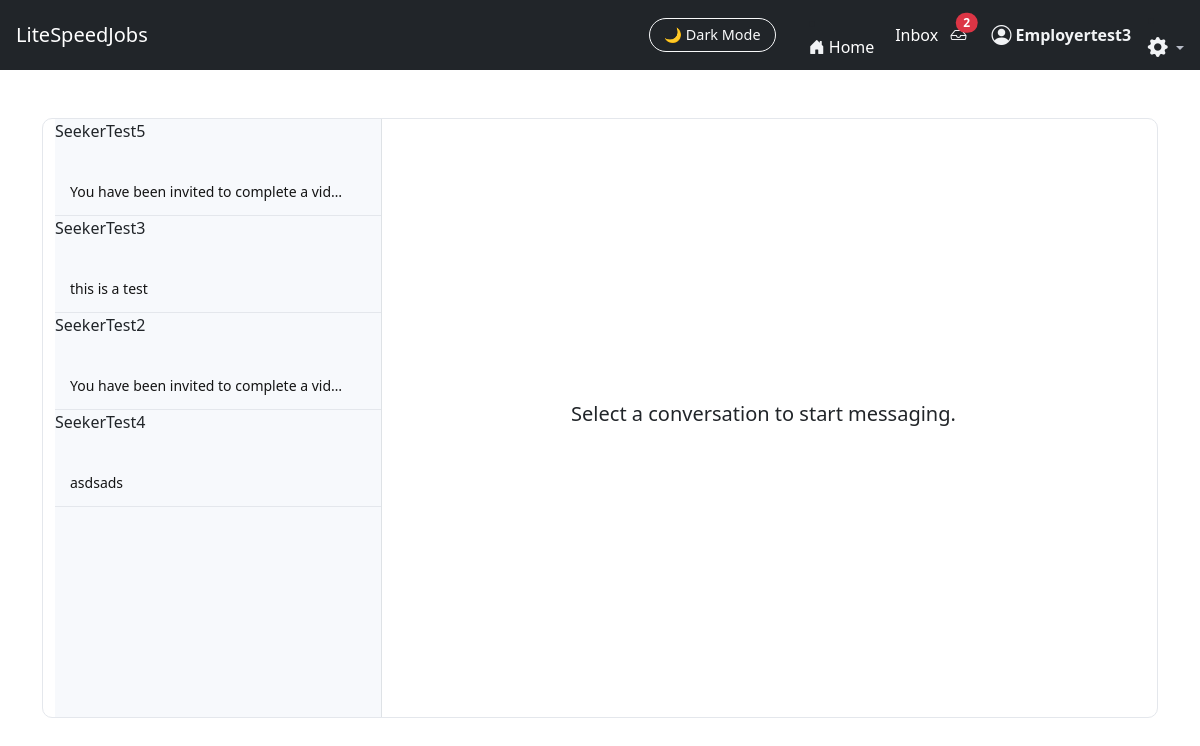
The page /JobFinder_app/messages/ (signed in) on the database its author committed.
### JobFinder_app/models.py (models this page shows, shortened)
class Conversation(models.Model):
    user1 = models.ForeignKey(User, on_delete=models.CASCADE, related_name="conversations_as_user1", null=True, blank=True)
    user2 = models.ForeignKey(User, on_delete=models.CASCADE, related_name="conversations_as_user2",null=True, blank=True)
    job = models.ForeignKey("Job", null=True, blank=True, on_delete=models.CASCADE)
    created_at = models.DateTimeField(auto_now_add=True)
    def get_other_user(self, me):
        return self.user2 if me == self.user1 else self.user1

class Message(models.Model):
    sender = models.ForeignKey(
        User, on_delete=models.CASCADE, related_name="sent_messages"
    )
    receiver = models.ForeignKey(
        User, on_delete=models.CASCADE, related_name="received_messages"
    )
    conversation = models.ForeignKey("Conversation", on_delete=models.CASCADE, related_name="messages", null=True, blank=True)
    subject = models.CharField(max_length=255)
    body = models.TextField(blank=True, default="The body was not filled in.")
    attachement = models.FileField(upload_to="messages_attachments/", null=True, blank=True)
    job = models.ForeignKey(Job, on_delete=models.CASCADE, null=True, blank=True)
    created_at = models.DateTimeField(auto_now_add=True)
    is_read = models.BooleanField(default=False)

### JobFinder_app/views.py (the view, shortened to what this page needs)
# urls.py: path("messages/", views.inbox_pro, name="inbox_pro"),
@login_required
def inbox_pro(request):
    unread_count = Message.objects.filter(
        receiver=request.user,
        is_read=False
    ).count()
    conversations = Conversation.objects.filter(
        Q(user1=request.user) | Q(user2=request.user)
    ).order_by("-created_at")
    convo_id = request.GET.get("c")
    active_conversation = None
    return render(request, "JobFinder_app/inbox_pro.html", {
        "conversations": conversations,
        "active_conversation": active_conversation,
        "unread_count": unread_count,
    })

### JobFinder_app/context_processors.py (called while the page is built)
def unread_message_count(request):
    if request.user.is_authenticated:
        return {
            "unread_count": Message.objects.filter(
                receiver=request.user,
                is_read=False
            ).count()
        }
    return {}

### JobFinder_app/templatetags/message_tags.py (called while the page is built)
@register.filter
def other_user(conversation, user):
    return conversation.get_other_user(user)

### JobFinder_app/templates/JobFinder_app/inbox_pro.html (shortened to what this page needs)
{% extends "JobFinder_app/base.html" %}
{% load message_tags %}
{% block content %}
<div class="container mt-4 inbox-container">
    <div class="conversation-list">
        {% for convo in conversations %}
            {% with other=convo|other_user:request.user %}
                {{ other.username }}
            {% endwith %}
                <a href="{% url 'conversation_view' convo.id %}" class="text-decoration-none text-reset">
                    <div class="conversation-item {% if active_conversation and active_conversation.id == convo.id %}active{% endif %}">
                        <strong>{{ other.username }}</strong><br>
                        <small class="dark-muted">
                            {% with last=convo.messages.last %}
                                {% if last %}
                                    {{ last.body|default:"(attachment)"|truncatechars:40 }}
                                {% else %}
                                    No messages yet
                                {% endif %}
                            {% endwith %}
                        </small>
                    </div>
                </a>
        {% empty %}
            <div class="p-3 dark-muted">No conversations yet.</div>
        {% endfor %}
    </div>
    <div class="chat-window">
        {% if active_conversation %}
            <div class="chat-messages" id="chatMessages">
                {% for msg in active_conversation.messages.all %}
                    <div class="message-bubble {% if msg.sender == request.user %}sent{% else %}received{% endif %}">
                        {% if msg.body %}
                            <div>{{ msg.body|urlize|linebreaks }}</div>
                        {% endif %}
                        {% if msg.attachment %}
                            {% if msg.attachment.url|lower|endswith:".mp4" or msg.attachment.url|lower|endswith:".webm" %}
                                <video src="{{ msg.attachment.url }}" controls style="max-width: 100%; margin-top: 5px;"></video>
                            {% else %}
                                <a href="{{ msg.attachment.url }}" target="_blank" class="d-block mt-2">
                                    📎 Download attachment
                                </a>
                            {% endif %}
                        {% endif %}
                        <small class="message-meta d-block mt-1" style="font-size: 0.75rem;">
                            {{ msg.sender.username }} • {{ msg.created_at|date:"M d, H:i" }}
                        </small>
                    </div>
                {% endfor %}
            </div>
            <form method="POST" action="{% url 'conversation_view' active_conversation.id %}">
                {% csrf_token %}
                <div class="input-group">
                    <input
                        type="text"
                        name="message"
                        class="form-control"
                        placeholder="Type a message..."
                        required
                    >
                    <button class="btn btn-primary" type="submit">
                        Send
                    </button>
                </div>
            </form>
        {% else %}
            <div class="d-flex justify-content-center align-items-center h-100">
                <h5 class="dark-muted">Select a conversation to start messaging.</h5>
            </div>
        {% endif %}
    </div>
</div>
{% endblock %}

### JobFinder_app/templates/JobFinder_app/base.html (shortened to what this page needs)
<!DOCTYPE html>
<html lang="en" data-theme="light">
<head>
    <link href="https://cdn.jsdelivr.net/npm/bootstrap@5.3.2/dist/css/bootstrap.min.css" rel="stylesheet">
    <link href="https://cdn.jsdelivr.net/npm/bootstrap-icons@1.11.1/font/bootstrap-icons.css" rel="stylesheet">
</head>
<body>
{% load message_tags %}
<nav class="navbar navbar-expand-lg navbar-dark bg-dark px-3">
    <a class="navbar-brand" href="/">LiteSpeedJobs</a>
    <div class="ms-auto d-flex align-items-center">
        <button id="darkModeToggle" class="btn btn-outline-light ms-3">
            🌙 Dark Mode
        </button>&nbsp;&nbsp;&nbsp;&nbsp;&nbsp;&nbsp;&nbsp;&nbsp;
        <li class="nav-item">
            <a class="nav-link d-flex align-items-center home-link"
            href="{% url 'landing' %}">
                <i class="bi bi-house-door-fill me-1 nav-icon"></i>
                <span class="d-none d-md-inline">Home</span>&nbsp;&nbsp;&nbsp;&nbsp;&nbsp;
            </a>
        </li>
        {% if user.is_authenticated %}
        <a href="{% url 'inbox_pro' %}" class="nav-link d-flex align-items-center home-link">Inbox</a>&nbsp;&nbsp;&nbsp;
        <a href="{% url 'inbox_pro' %}" class="nav-link position-relative">
            <i class="bi bi-inbox"></i>
            {% if unread_count and unread_count > 0 %}
                <span id="unreadBadge"
                    class="position-absolute top-0 start-100 translate-middle badge rounded-pill bg-danger">
                    {{ unread_count }}
                </span>
            {% endif %}
        </a>
        {% else %}
        <li class="nav-item">
            <a href="{% url 'login' %}" class="nav-link">
                <i class="bi bi-inbox"></i>
            </a>
        </li>
        {% endif %}&nbsp;&nbsp;&nbsp;&nbsp;&nbsp;&nbsp;
        {% if request.user.is_authenticated %}
            <a href="{% url 'role_redirect' %}"
                class="nav-link d-flex align-items-center gap-1 user-link">
                <i class="bi bi-person-circle nav-icon fs-5"></i>
             <span class="d-none d-md-inline">
                 <strong>{{ request.user.username }}</strong>&nbsp;&nbsp;&nbsp;&nbsp;
            </span>
        {% endif %}
        <li class="nav-item dropdown ">
            <a class="nav-link dropdown-toggle p-0 account_dropdown"
            style="color:var(--ls-dark-muted)"
            href="#"
            id="settingsDropdown"
            role="button"
            data-bs-toggle="dropdown"
            aria-expanded="false"
            data-bs-placement="bottom"
            title="Account settings">
                <i class="bi bi-gear-fill fs-5 text-white"></i>
            </a>
        </li>
    </div>
</nav>
<div class="container py-4">
    {% block content %}{% endblock %}
</div>
</body>
</html>

### JobFinder_app/templates/JobFinder_app/base.html (style rules this page uses)
:root { --ls-bg: #ffffff; --ls-bg-card: #f7f9fc; --ls-text: #141414; --ls-text-muted: #555; --ls-border: #e4e7ec; --ls-icon-color: #f1f3f5; --chat-bg: #fffffff5; --chat-panel-bg: #f8f9fa; --chat-border: #dee2e6; --chat-text: #212529; --chat-muted: #6c757d; --bubble-sent-bg: #0d6efd; --bubble-sent-text: #ffffff; --bubble-received-bg: #e9ecef; --bubble-received-text: #212529; --account-settings: #9de3f4; --ls-primary: #4dabf7; --ls-dark-bg: #0e1116; --ls-dark-bg-card: #1a1d24; --ls-dark-border: #2b2e36; --ls-dark-text: #f1f3f7; --ls-dark-muted: #b7bcc7; }
body { transition: background 0.3s ease, color 0.3s ease; }
.navbar { transition: background 0.3s ease; }
.btn { transition: background 0.25s ease, color 0.25s ease, border 0.25s ease; }
.navbar .nav-link i, .navbar .inbox-icon { color: var(--ls-icon-color) !important; transition: color 0.2s ease; }
.user-link .nav-icon, .user-link span { color: var(--ls-icon-color); transition: color 0.2s ease; font-weight: 500; }
.home-link, .home-link i { color: #ffffff !important; }
.bi-gear-fill { transition: transform 0.3s ease; }
.account_dropdown { color: var(--account-settings); }
#darkModeToggle { font-size: 0.9rem; border-radius: 25px; padding: 5px 14px; cursor: pointer; }
.inbox-container { background: var(--chat-bg); border: 1px solid var(--chat-border); }
.conversation-list { background: var(--chat-panel-bg); border-right: 1px solid var(--chat-border); }
.chat-window { background: var(--chat-bg); color: var(--chat-text); }
.conversation-item { background-color: transparent; color: var(--ls-text); }

### JobFinder_app/templates/JobFinder_app/inbox_pro.html (style rules this page uses)
.inbox-container { display: flex; height: 75vh; border-radius: 10px; overflow: hidden; border: 1px solid var(--ls-border); }
.conversation-list { width: 30%; overflow-y: auto; background-color: var(--ls-bg-card); }
.conversation-item { padding: 12px 15px; border-bottom: 1px solid var(--ls-border); cursor: pointer; transition: background 0.2s ease; color: var(--ls-text) }
.chat-window { width: 70%; display: flex; flex-direction: column; background-color: var(--chat-bg); color: var(--chat-text); }

### rows shown on the page
Conversation: messages.last.body "You have been invited to complete a vid…"
Conversation: messages.last.body "this is a test"
Conversation: messages.last.body "You have been invited to complete a vid…"
Conversation: messages.last.body "asdsads"

### other values the page prints
{{ unread_count }} "2"
{{ request.user.username }} "Employertest3"
{{ other.username }} "SeekerTest5"
{{ other.username }} "SeekerTest3"
{{ other.username }} "SeekerTest2"
{{ other.username }} "SeekerTest4"
